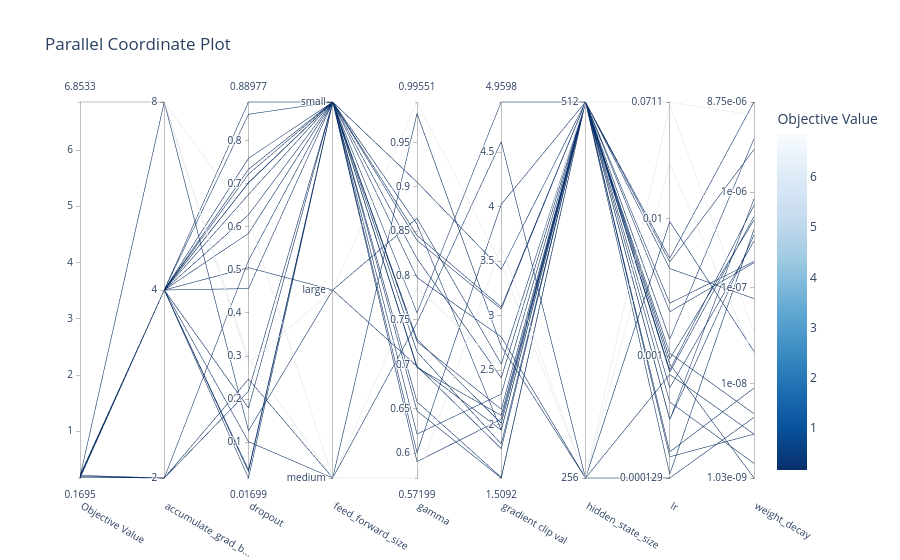

The notebook cell this image was saved under:
### Code cell
optuna.visualization.plot_parallel_coordinate(study)

### Figure 1 — Plotly figure (JSON) as saved in the notebook; plotly's stock layout.template omitted (floating-point values rounded to 4 significant figures)
{"data": [{"dimensions": [{"label": "Objective Value", "range": [0.1695, 6.853], "values": [0.215, 0.1806, 0.197, 0.2171, 0.1703, 0.1713, 0.1739, 0.1695, 0.1695, 0.1833, 0.1913, 0.1727, 0.1906, 0.1786, 0.1698, 0.1743, 0.1976, 0.188, 0.1709, 0.1734, 6.853, 6.853, 0.1907, 6.853]}, {"label": "accumulate_grad_b...", "range": [0, 2], "ticktext": [2, 4, 8], "tickvals": [0, 1, 2], "values": [0, 0, 0, 1, 1, 1, 1, 1, 1, 1, 1, 1, 1, 1, 1, 1, 1, 1, 1, 1, 2, 2, 2, 2]}, {"label": "dropout", "range": [0.01699, 0.8898], "values": [0.2466, 0.5218, 0.2186, 0.1012, 0.1795, 0.8613, 0.8898, 0.7337, 0.7022, 0.7224, 0.6749, 0.7591, 0.4567, 0.6279, 0.036, 0.03178, 0.5849, 0.7028, 0.01699, 0.5052, 0.2939, 0.2834, 0.1267, 0.6205]}, {"label": "feed_forward_size", "range": [0, 2], "ticktext": ["medium", "large", "small"], "tickvals": [0, 1, 2], "values": [0, 2, 2, 0, 2, 2, 2, 2, 2, 2, 2, 2, 2, 2, 2, 2, 2, 2, 2, 1, 0, 1, 1, 0]}, {"label": "gamma", "range": [0.572, 0.9955], "values": [0.747, 0.7978, 0.6215, 0.9826, 0.8396, 0.6578, 0.6475, 0.6976, 0.7283, 0.6963, 0.7256, 0.5905, 0.6007, 0.8579, 0.8453, 0.7143, 0.8192, 0.7581, 0.9053, 0.698, 0.572, 0.9955, 0.8646, 0.7862]}, {"label": "gradient clip val", "range": [1.509, 4.96], "values": [4.596, 2.804, 2.279, 2.719, 3.059, 1.515, 1.509, 1.949, 2.011, 2.084, 2.14, 2.049, 4.02, 1.946, 3.078, 1.821, 2.428, 4.96, 3.425, 1.779, 3.636, 3.473, 2.555, 2.532]}, {"label": "hidden_state_size", "range": [0, 1], "ticktext": [256, 512], "tickvals": [0, 1], "values": [0, 0, 1, 0, 1, 1, 1, 1, 1, 1, 1, 1, 1, 1, 1, 1, 1, 1, 1, 1, 0, 0, 1, 1]}, {"label": "lr", "range": [-3.888, -1.148], "ticktext": ["0.000129", "0.001", "0.01", "0.0711"], "tickvals": [-3.888, -3, -2, -1.148], "values": [-3.888, -3.134, -3.86, -2.02, -2.979, -2.677, -2.614, -3.02, -3.101, -3.464, -2.287, -3.117, -2.314, -3.462, -3.057, -3.232, -3.698, -2.362, -2.877, -3.334, -1.17, -1.6, -3.734, -1.148]}, {"label": "weight_decay", "range": [-8.987, -5.058], "ticktext": ["1.03e-09", "1e-08", "1e-07", "1e-06", "8.75e-06"], "tickvals": [-8.987, -8, -7, -6, -5.058], "values": [-8.353, -8.527, -6.389, -7.664, -8.315, -6.738, -6.725, -6.29, -6.137, -6.071, -5.058, -6.254, -5.554, -6.447, -8.987, -6.51, -8.047, -7.112, -5.441, -8.834, -7.464, -7.713, -8.528, -5.196]}], "labelangle": 30, "labelside": "bottom", "line": {"color": [0.215, 0.1806, 0.197, 0.2171, 0.1703, 0.1713, 0.1739, 0.1695, 0.1695, 0.1833, 0.1913, 0.1727, 0.1906, 0.1786, 0.1698, 0.1743, 0.1976, 0.188, 0.1709, 0.1734, 6.853, 6.853, 0.1907, 6.853], "colorbar": {"title": {"text": "Objective Value"}}, "colorscale": [[0, "rgb(247,251,255)"], [0.125, "rgb(222,235,247)"], [0.25, "rgb(198,219,239)"], [0.375, "rgb(158,202,225)"], [0.5, "rgb(107,174,214)"], [0.625, "rgb(66,146,198)"], [0.75, "rgb(33,113,181)"], [0.875, "rgb(8,81,156)"], [1, "rgb(8,48,107)"]], "reversescale": true, "showscale": true}, "type": "parcoords"}], "layout": {"title": {"text": "Parallel Coordinate Plot"}}}
